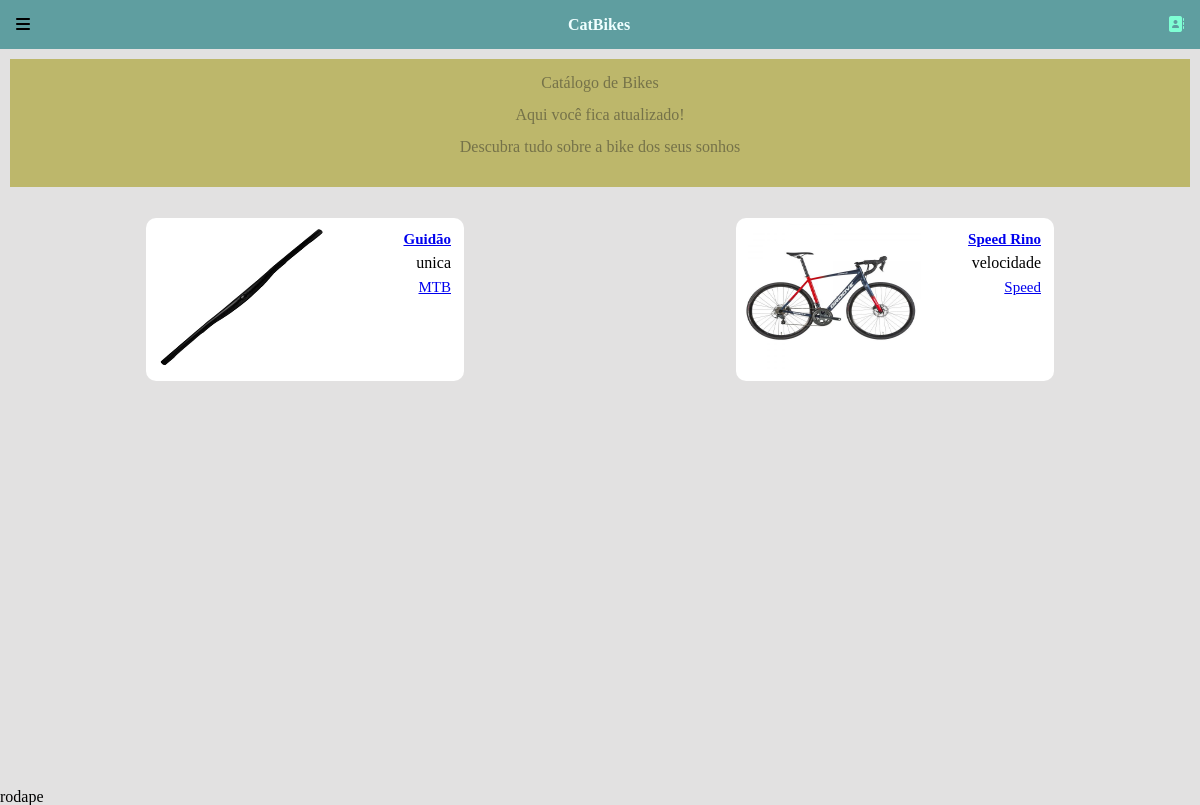
The app's page /, older data.
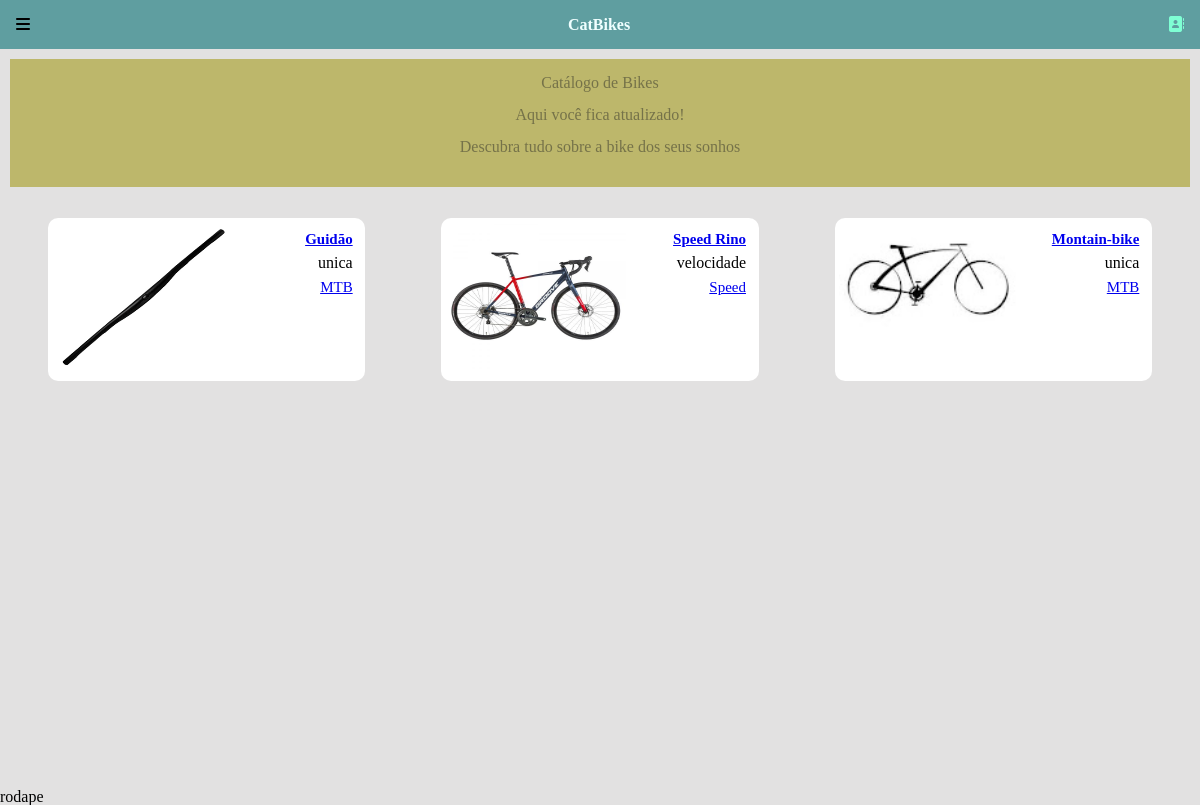
The same page, newer data.
### catalogo/models.py (models this page shows, shortened)
class Peca(models.Model):
    index = models.BigAutoField(primary_key=True)
    nome = models.CharField(max_length=30, null=False)
    descricao = models.TextField()
    relacao = models.CharField( choices= (('velocidade','velocidade'), ('unica','unica')), max_length=250, null=False)
    imagem = models.ImageField(upload_to= 'media/imagem/%Y/%m/%d/', blank=True)
    modalidade = models.ForeignKey(Modadalidade, on_delete = models.CASCADE)

class Modadalidade(models.Model):
    index = models.BigAutoField(primary_key=True)
    nome = models.CharField(max_length=30, null=False)
    def __str__(self):
        return self.nome

### catalogo/views/lista_peca.py (the view)
# urls.py: path('', lista_peca, name='lista_peca'),
def lista_peca(request):
    peca = Peca.objects.all()
    context = {
        'lista_peca': peca
    }
    return render(request, 'peca/lista_peca.html', context = context)

### templates/peca/lista_peca.html (shortened to what this page needs)
{% extends 'index.html' %}
{% block content %}
    <div class="container__cards">
        <section class="banner">
            <h2 class="titulo_banner">
                Catálogo de Bikes
            </h2>
            <p class="banner_texto">
                Aqui você fica atualizado!
            </p>
            <p class="texto"> Descubra tudo sobre a bike dos seus sonhos</p>
        </section>
        <div class="container_card">
            {% if lista_peca %}
                {% for lista in lista_peca %}
                    <div class="card">
                        {% if lista.imagem == "" or lista.imagem == null %}
                            <span class="sem_imagem"></span>
                        {% else %}
                            <a href=" informacao/{{ lista.index }}" class="link_img-card">
                                <img class="img_card" src="{{ lista.imagem.url }}" alt="">
                            </a>
                        {% endif %}
                        <ul class="lista">
                            <li class="item_lista"><a href=" informacao/{{lista.index}}" class="lista_nome">{{ lista.nome }}</a></li>
                            <li class="item_lista"><p class="lista_descricao">{{ lista.relacao }}</p></li>
                            <li class="item_lista"><a href="#" class="lista_modalidade">{{ lista.modalidade }}</a></li>
                        </ul>
                    </div>
                {% endfor %}
            {% endif %}
        </div>
    </div>
{% endblock %}

### templates/index.html
<!DOCTYPE html>
<html lang="pt-br">
{% include 'base/head.html' %}
<body>
    {% include 'base/header.html' %}
    <main>
        {% block content %}{% endblock %}
    </main>
    {% include 'base/rodape.html' %}
</body>
</html>

### templates/base/head.html (shortened to what this page needs)
{% load static %}
<head>
    <link rel="stylesheet" href="https://cdnjs.cloudflare.com/ajax/libs/font-awesome/6.5.2/css/fontawesome.min.css" />
    <link rel="stylesheet" href="https://cdnjs.cloudflare.com/ajax/libs/font-awesome/6.5.2/css/brands.min.css" />
    <link rel="stylesheet" href="https://cdnjs.cloudflare.com/ajax/libs/font-awesome/6.5.2/css/solid.min.css" />
    <link rel="stylesheet" href="{% static 'css/style.css' %}">
</head>

### templates/base/header.html (shortened to what this page needs)
<header class="cabecalho">
    <div class="container">
        <label for="menu" class="menu_container">
            <span class="icone_menu"><i class="fa-solid fa-bars"></i></span>
        </label>
    </div>
    <div class="container_titulo">
        <h1 class="titulo"> <a href="{% url 'lista_peca' %}" class="titulo_header">CatBikes</a></h1>
    </div>
    <div class="container_user">
        <a href="#" class="user_link"><i class="fa-solid fa-address-book"></i></a>
    </div>
</header>

### templates/base/rodape.html
<footer>
    <h3>rodape</h3>
</footer>

### static/css/style.css (style rules this page uses)
:root { --preto: black; --cinza-claro: rgb(226, 225, 225); --dark-am: rgb(117, 114, 73); }
body { width: 100%; padding: auto; margin: auto; background-color: var(--cinza-claro); }

### static/css/base/cabecalho.css (style rules this page uses)
.cabecalho { background-color: cadetblue; display: flex; align-items: center; justify-content: space-between; position: relative; padding: 1em 1em; }
.titulo_header { text-decoration: none; font-weight: 900; color: azure; }
.user_link { color:aquamarine; }

### static/css/base/banner.css (style rules this page uses)
.banner { background-color: darkkhaki; margin: auto; padding: 1em; color: var(--dark-am); text-align: center; }
.titulo_banner { padding-bottom: 1em; }
.banner_texto { padding-bottom: 1em; }
.texto { padding-bottom: 1em; }

### static/css/base/main.css (style rules this page uses)
.container__cards { padding: 10px; height: 90vh; }
.container_card { margin: 15px auto; display: flex; justify-content: space-around; flex-wrap: wrap; }
.card { display: flex; justify-content: center; background-color: white; margin: 1em 0; padding: 0.3em; border-radius: 10px; }
.sem_imagem { width: 180px; height: 150px; margin-right: 0.5em; background-image: url(/static/css/base/media/unnamed.jpg); background-repeat: no-repeat; background-size: contain; }
.img_card { width: 180px; height: 150px; margin-right: 0.5em; background-size: contain; }
.lista { display: block; width: 120px; text-align: end; }
.lista_nome { font-size: 15px; font-weight: 700; }
.lista_modalidade { font-size: 15px; font-weight: 400; }
.item_lista { margin: 0.5em; }

Row changes from the older to the newer data that the page shows:
added Peca: nome "Montain-bike", relacao "unica", modalidade "MTB"
